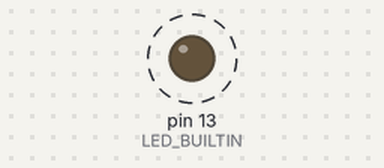
The sketch below on a simulated Arduino Uno, built with avr-gcc and run on an emulated ATmega328P. Parts: output pins drawn as LEDs (lit = HIGH). Dashed ring = blinking.

Above: at 0.3 s.
Timing chart, 0 to 3.0 s (numbered marks = the images above):
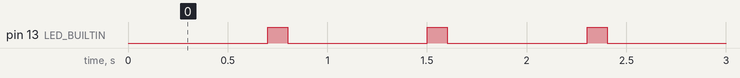

Measured:
- by itself, pin 13 (LED_BUILTIN): alternates HIGH for 0.10 s and LOW for 0.70 s

The sketch:

MIDI_Transmit_ATTINY88_test.ino
```cpp
// (licence header left out)
#include <SoftwareSerial.h>
// Definitions
#define rxPin 5
#define txPin 6

SoftwareSerial mySerial(rxPin, txPin);
void MIDImessage(int command, int MIDInote, int MIDIvelocity);


 int velocity = 100;//velocity of MIDI notes, must be between 0 and 127
 //(higher velocity usually makes MIDI instruments louder)
 //int note = 50;
 int note = 12;
 int noteON = 144;//144 = 10010000 in binary, note on command

void setup() {
  //  Set MIDI baud rate:
  //mySerial.begin(9600);
  mySerial.begin(31250);
  pinMode(LED_BUILTIN, OUTPUT);
  digitalWrite(LED_BUILTIN, LOW);
}

void loop() {
    MIDImessage(noteON, note, velocity);//turn note on
    delay(700);//hold note for 700ms
    digitalWrite(LED_BUILTIN, HIGH);
    velocity += 10;
    velocity %= 110;
    delay(100);//hold note for 700ms
    digitalWrite(LED_BUILTIN, LOW);

}

//send MIDI message
void MIDImessage(int command, int MIDInote, int MIDIvelocity) {
  mySerial.write(command);//send note on or note off command
  mySerial.write(MIDInote);//send pitch data
  mySerial.write(MIDIvelocity);//send velocity data
}
```
